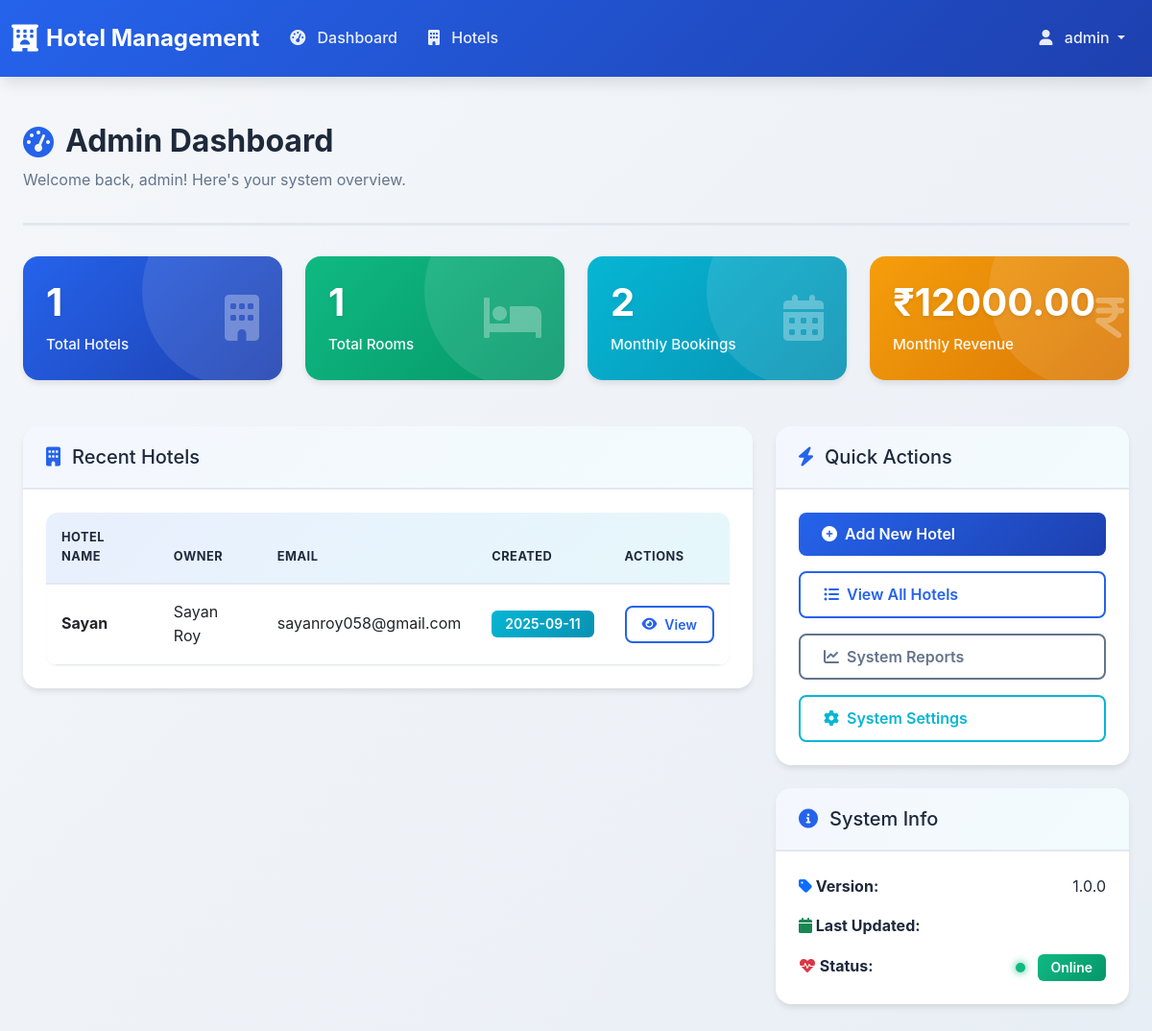
Screenshot of /admin/dashboard (signed in) with the database file from the repository.
### tables this page shows
CREATE TABLE hotels (
        id INTEGER PRIMARY KEY,
        name TEXT NOT NULL,
        address TEXT NOT NULL,
        phone TEXT,
        email TEXT,
        telegram_number TEXT,
        telegram_bot_token TEXT,
        owner_name TEXT NOT NULL,
        owner_email TEXT NOT NULL,
        owner_phone TEXT,
        created_at TEXT NOT NULL,
        is_active BOOLEAN DEFAULT 1
    , telegram_chat_id TEXT);

### multi_hotel_app.py (the view)
    def decorated_function(*args, **kwargs):
        if 'user_type' not in session or session['user_type'] != 'admin':
            flash('Admin access required', 'error')
            return redirect(url_for('login'))
        return f(*args, **kwargs)

### multi_hotel_app.py (called while the page is built)
def login_required(f):
    def decorated_function(*args, **kwargs):
        if 'user_id' not in session:
            return redirect(url_for('login'))
        return f(*args, **kwargs)
    decorated_function.__name__ = f.__name__
    return decorated_function

def admin_required(f):
    def decorated_function(*args, **kwargs):
        if 'user_type' not in session or session['user_type'] != 'admin':
            flash('Admin access required', 'error')
            return redirect(url_for('login'))
        return f(*args, **kwargs)
    decorated_function.__name__ = f.__name__
    return decorated_function

### templates/admin_dashboard.html (shortened to what this page needs)
{% extends "base.html" %}
{% block content %}
<div class="page-header fade-in">
    <h2><i class="fas fa-tachometer-alt"></i> Admin Dashboard</h2>
    <p class="text-muted">Welcome back, {{ session.username }}! Here's your system overview.</p>
</div>
<div class="row mb-4">
    <div class="col-xl-3 col-lg-6 col-md-6 col-sm-6">
        <div class="card bg-primary text-white fade-in hover-lift">
            <div class="card-body">
                <div class="d-flex justify-content-between align-items-center">
                    <div>
                        <h4 class="mb-2">{{ total_hotels }}</h4>
                        <p class="mb-0">Total Hotels</p>
                    </div>
                    <div class="align-self-center">
                        <i class="fas fa-building fa-3x"></i>
                    </div>
                </div>
            </div>
        </div>
    </div>
    <div class="col-xl-3 col-lg-6 col-md-6 col-sm-6">
        <div class="card bg-success text-white fade-in hover-lift">
            <div class="card-body">
                <div class="d-flex justify-content-between align-items-center">
                    <div>
                        <h4 class="mb-2">{{ total_rooms }}</h4>
                        <p class="mb-0">Total Rooms</p>
                    </div>
                    <div class="align-self-center">
                        <i class="fas fa-bed fa-3x"></i>
                    </div>
                </div>
            </div>
        </div>
    </div>
    <div class="col-xl-3 col-lg-6 col-md-6 col-sm-6">
        <div class="card bg-info text-white fade-in hover-lift">
            <div class="card-body">
                <div class="d-flex justify-content-between align-items-center">
                    <div>
                        <h4 class="mb-2">{{ monthly_bookings }}</h4>
                        <p class="mb-0">Monthly Bookings</p>
                    </div>
                    <div class="align-self-center">
                        <i class="fas fa-calendar-alt fa-3x"></i>
                    </div>
                </div>
            </div>
        </div>
    </div>
    <div class="col-xl-3 col-lg-6 col-md-6 col-sm-6">
        <div class="card bg-warning text-white fade-in hover-lift">
            <div class="card-body">
                <div class="d-flex justify-content-between align-items-center">
                    <div>
                        <h4 class="mb-2">₹{{ "%.2f"|format(monthly_revenue) }}</h4>
                        <p class="mb-0">Monthly Revenue</p>
                    </div>
                    <div class="align-self-center">
                        <i class="fas fa-indian-rupee-sign fa-3x"></i>
                    </div>
                </div>
            </div>
        </div>
    </div>
</div>
<div class="row">
    <div class="col-lg-8 col-md-12">
        <div class="card slide-in-right">
            <div class="card-header">
                <h5><i class="fas fa-building"></i> Recent Hotels</h5>
            </div>
            <div class="card-body">
                {% if recent_hotels %}
                <div class="table-responsive">
                    <table class="table table-hover">
                        <thead>
                            <tr>
                                <th>Hotel Name</th>
                                <th>Owner</th>
                                <th>Email</th>
                                <th>Created</th>
                                <th>Actions</th>
                            </tr>
                        </thead>
                        <tbody>
                            {% for hotel in recent_hotels %}
                            <tr>
                                <td><strong>{{ hotel[1] }}</strong></td>
                                <td>{{ hotel[2] }}</td>
                                <td>{{ hotel[3] }}</td>
                                <td><span class="badge bg-info">{{ hotel[4][:10] }}</span></td>
                                <td>
                                    <a href="{{ url_for('view_hotel', hotel_id=hotel[0]) }}" class="btn btn-sm btn-outline-primary">
                                        <i class="fas fa-eye"></i> View
                                    </a>
                                </td>
                            </tr>
                            {% endfor %}
                        </tbody>
                    </table>
                </div>
                {% endif %}
            </div>
        </div>
    </div>
    <div class="col-lg-4 col-md-12">
        <div class="card scale-in">
            <div class="card-header">
                <h5><i class="fas fa-bolt"></i> Quick Actions</h5>
            </div>
            <div class="card-body">
                                <div class="d-grid gap-3">
                    <a href="{{ url_for('add_hotel') }}" class="btn btn-primary">
                        <i class="fas fa-plus-circle"></i> Add New Hotel
                    </a>
                    <a href="{{ url_for('admin_hotels') }}" class="btn btn-outline-primary">
                        <i class="fas fa-list-ul"></i> View All Hotels
                    </a>
                    <a href="#" class="btn btn-outline-secondary">
                        <i class="fas fa-chart-line"></i> System Reports
                    </a>
                    <a href="#" class="btn btn-outline-info">
                        <i class="fas fa-cog"></i> System Settings
                    </a>
                </div>
            </div>
        </div>
        <div class="card mt-4 scale-in" style="animation-delay: 0.2s;">
            <div class="card-header">
                <h5><i class="fas fa-info-circle"></i> System Info</h5>
            </div>
            <div class="card-body">
                <div class="mb-3">
                    <strong><i class="fas fa-tag text-primary"></i> Version:</strong>
                    <span class="float-end">1.0.0</span>
                </div>
                <div class="mb-3">
                    <strong><i class="fas fa-calendar text-success"></i> Last Updated:</strong>
                </div>
                <div>
                    <strong><i class="fas fa-heartbeat text-danger"></i> Status:</strong>
                    <span class="float-end">
                        <span class="status-indicator online"></span>
                        <span class="badge bg-success">Online</span>
                    </span>
                </div>
            </div>
        </div>
    </div>
</div>
{% endblock %}

### rows the page displays
hotels: name "Sayan", owner_name "Sayan Roy", owner_email "sayanroy058@gmail.com", created_at "2025-09-11"

### other values shown
{{ session.username }} "admin"
{{ total_hotels }} "1"
{{ total_rooms }} "1"
{{ monthly_bookings }} "2"
{{ "%.2f"|format(monthly_revenue) }} "12000.00"
